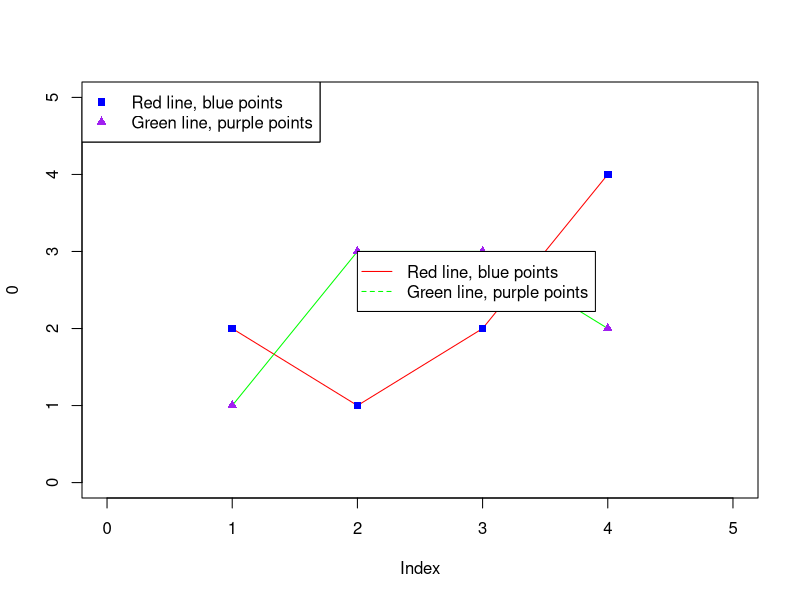

The R source for this figure:
x11()
plot( 0, type="n", xlim=c(0,5), ylim=c(0,5) )
A <- matrix( c( c(1,2,3,4), c(2,1,2,4)), ncol=2 )
B <- matrix( c( c(1,2,3,4), c(1,3,3,2)), ncol=2 )
lines( A, col="red" )
points( A, col="blue", pch=15 )
lines( B, col="green" )
points( B, col="purple", pch=17 )

legend( "topleft", 
        legend=c(
          "Red line, blue points",
          "Green line, purple points"
        ),
        col=c("red","green"), 
        lwd=c(1,1), 
        lty=c(1,2), 
        pch=c(NA,NA) 
        )

legend( x="topleft", 
        legend=c("Red line, blue points","Green line, purple points"),
        col=c("blue","purple"), lwd=1, lty=c(0,0), 
        pch=c(15,17) )

legend( x=2,y=3, 
        legend=c("Red line, blue points","Green line, purple points"),
        col=c("red","green"), lwd=1, lty=c(1,2), 
        pch=c(NA,NA) )


